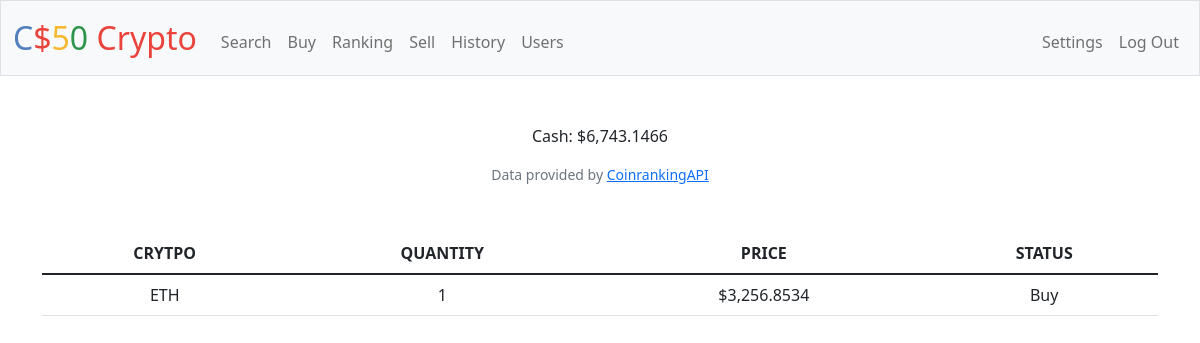
Screenshot of /history (signed in) with the database file from the repository.
### tables this page shows
CREATE TABLE 'users' ('id' INTEGER PRIMARY KEY NOT NULL, 'username' TEXT NOT NULL, 'hash' TEXT NOT NULL,'cash' INTEGER NOT NULL DEFAULT '10000.00', 'net_worth' NUMERIC);

CREATE TABLE "purchases" ('userid' INTEGER, 'stock' TEXT, 'price' NUMERIC, 'quantity' INTEGER, 'BuyorSell' NUMERIC);

### app.py (the view)
@app.route("/history")
@login_required
def history():
    portfolio = db.execute("SELECT stock, quantity, price, BuyorSell FROM purchases WHERE userid = :id", id=session["user_id"]) # help from a friend
    cash = db.execute("SELECT cash FROM users WHERE id=:id", id=session["user_id"])
    return render_template("history.html", portfolio=portfolio, cash=cash)

### app.py (called while the page is built)
@app.after_request
def after_request(response):
    response.headers["Cache-Control"] = "no-cache, no-store, must-revalidate"
    response.headers["Expires"] = 0
    response.headers["Pragma"] = "no-cache"
    return response

### helpers.py (called while the page is built)
def login_required(f):
    @wraps(f)
    def decorated_function(*args, **kwargs):
        if session.get("user_id") is None:
            return redirect("/login")
        return f(*args, **kwargs)
    return decorated_function

def usd(value):
    return f"${value:,.4f}" # rounded to 4 digits due to complexity and precision of cryptocurrency

### templates/history.html (shortened to what this page needs)
{% extends "layout.html" %}
{% block main %}
    {% for cash in cash %} <p> Cash: {{ cash["cash"] | usd }} </p> {% endfor %}
    <div class="container">
        <table class="table">
            <thead>
                <tr>
                    <th>CRYTPO</th>
                    <th>QUANTITY</th>
                    <th>PRICE</th>
                    <th>STATUS</th>
                </tr>
            </thead>
            <tbody>
                {% for stock in portfolio %}
                <tr>
                    <td>
                        {{ stock["stock"].upper() }}
                    </td>
                    <td>
                        {{ stock["quantity"] }}
                    </td>
                    <td>
                        {{ stock["price"] | usd}}
                    </td>
                    <td>
                        {{ stock["BuyorSell"] }}
                    </td>
                </tr>
                {% endfor %}
            </tbody>
    </div>
{% endblock %}

### rows the page displays
users: cash "$6,743.1466"
purchases: stock "ETH", quantity "1", price "$3,256.8534", BuyorSell "Buy"
